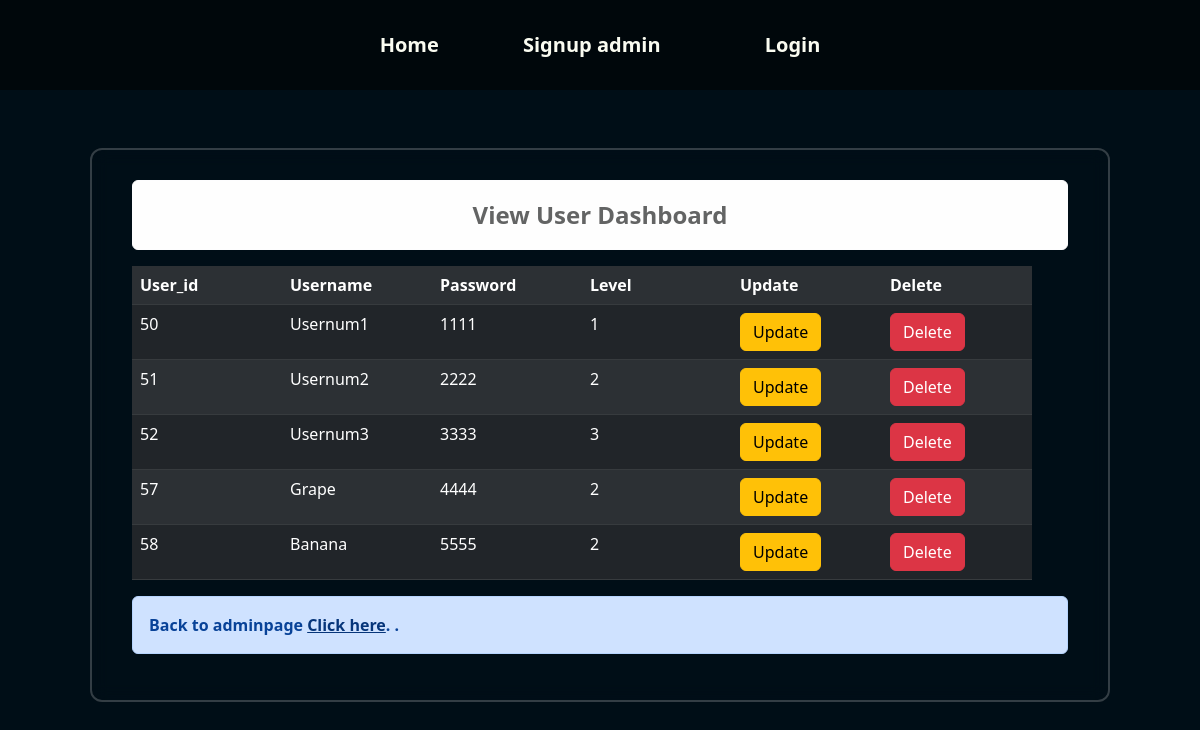
The app's page /view_user.php with its own data.
### tables this page shows
CREATE TABLE `systemuser` (
  `user_id` int(10) NOT NULL,
  `username` varchar(255) NOT NULL,
  `password` varchar(255) NOT NULL,
  `level` int(10) NOT NULL,
  `id` int(10) UNSIGNED ZEROFILL NOT NULL
);

### view_user.php (the view, shortened to what this page needs)
<?php
require_once('config.php');
require_once("headeradmin.php");
?>
<!DOCTYPE html>
<html lang="en">
<head>
    <link rel="stylesheet" type="text/css" href="https://cdn.jsdelivr.net/npm/bootstrap@5.2.3/dist/css/bootstrap.min.css">
    <link rel="stylesheet" type="text/css" href="admin1.css">
</head>
<body>
    <div class="wrapper">
    <div class="alert alert-light text-center fw-bold"  role="alert" style="font-size: 24px;" style="color: goldenrod;">
   View User Dashboard
</div
     <br>
        <div class="table-container">
            <table class="table table-dark table-striped">
                <tr>
                    <th>User_id</th>
                    <th>Username</th>
                    <th>Password</th>
                    <th>Level</th>
                    <th>Update</th>
                    <th>Delete</th>
                </tr>
                <?php
                $sql = "SELECT * FROM systemuser";
                $result = mysqli_query($connect, $sql);
                while($row = mysqli_fetch_array($result)) {
                ?>
                <tr>
                    <td><?=$row['user_id']?></td>
                    <td><?=$row['username']?></td>
                    <td><?=$row['password']?></td>
                    <td><?=$row['level']?></td>
                    <?php
                echo "<td><a href=\"user_ud.php?id=".$row['user_id']."\" type=\"button\" class=\"btn btn-warning\">Update</a></td>";
                echo "<td><a href=\"delete_data.php?id=".$row['id']."\" type=\"button\" class=\"btn btn-danger\">Delete</a></td>"; ?>
                <?php
                }
                ?>
            </table>
        </div>
<div class="alert alert-primary" role="alert">
 Back to adminpage <a href="admin.php" class="alert-link">Click here</a>. .
</div>
    </div>
</body>
</html>

### admin1.css (style rules this page uses)
body { display: grid; place-items: center; height: 100vh; background: url(img/4.png) repeat; background-color: #000e17; background-size: 100vw 100vh; background-size: cover; background-position: center; color: white; margin: 0; }
.table-container { max-width: 900px; width: 100%; overflow-x: auto; }
.wrapper { margin-top: 50px; width: 1020px; background: transparent; border: 2px solid rgba(255, 255, 255, .2); backdrop-filter: blur(9px); color: #fff; border-radius: 12px; padding: 30px 40px; }
.table-container th, .table-container td { color: white; width: 150px; }
.wrapper .alert { font-weight: bold; }

### headeradmin.php (style rules this page uses)
body { margin: 0; padding: 0; }

### records on screen
systemuser: user_id "50", username "Usernum1", password "1111", level "1"
systemuser: user_id "51", username "Usernum2", password "2222", level "2"
systemuser: user_id "52", username "Usernum3", password "3333", level "3"
systemuser: user_id "57", username "Grape", password "4444", level "2"
systemuser: user_id "58", username "Banana", password "5555", level "2"
